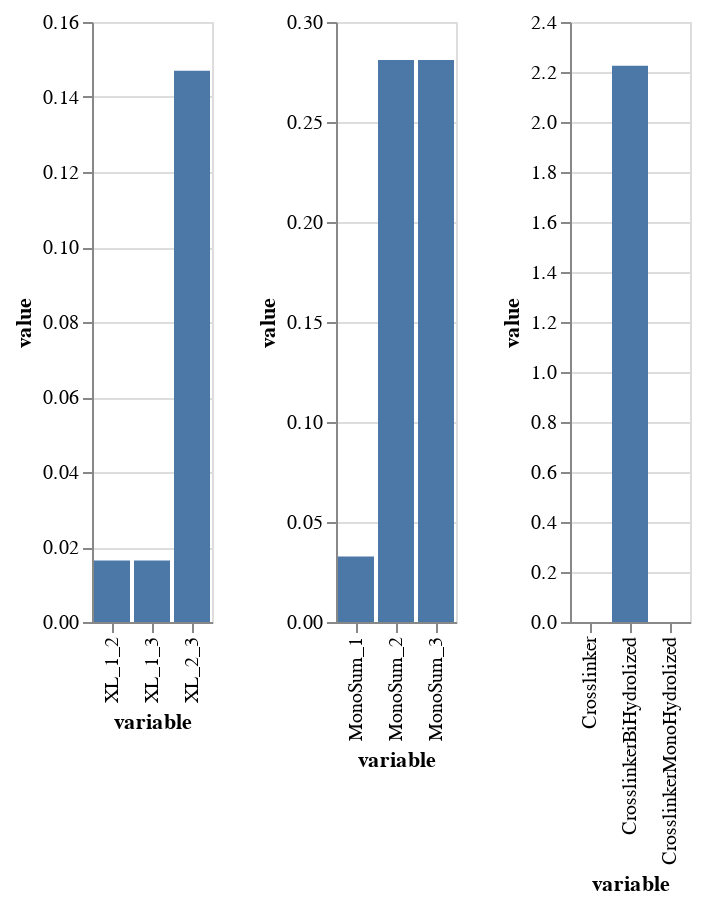

Notebook cell for this chart:
### Code cell
get_xl_mono_plot(df_melt_3lys_lower_klys1_high_kh_last_tp)

### Figure 1 — Vega-Lite specification as saved in the notebook (floating-point values rounded to 4 significant figures)
{"config": {"view": {"continuousWidth": 400, "continuousHeight": 300}}, "hconcat": [{"data": {"name": "data-7573ccba7bd2b1b7d609f177c7fce127"}, "mark": "bar", "encoding": {"x": {"field": "variable", "type": "nominal"}, "y": {"field": "value", "type": "quantitative"}}}, {"data": {"name": "data-d35827e11d1392a9319fe53a379bfc7e"}, "mark": "bar", "encoding": {"x": {"field": "variable", "type": "nominal"}, "y": {"field": "value", "type": "quantitative"}}}, {"data": {"name": "data-a319b78ad845cb5e6a11a6af46db22b3"}, "mark": "bar", "encoding": {"x": {"field": "variable", "type": "nominal"}, "y": {"field": "value", "type": "quantitative"}}}], "$schema": "https://vega.github.io/schema/vega-lite/v4.17.0.json", "datasets": {"data-7573ccba7bd2b1b7d609f177c7fce127": [{"time": 100000.0, "variable": "XL_1_2", "value": 0.01641, "type": "XL"}, {"time": 100000.0, "variable": "XL_1_3", "value": 0.01641, "type": "XL"}, {"time": 100000.0, "variable": "XL_2_3", "value": 0.147, "type": "XL"}], "data-d35827e11d1392a9319fe53a379bfc7e": [{"time": 100000.0, "variable": "MonoSum_1", "value": 0.03281, "type": "MonoSum"}, {"time": 100000.0, "variable": "MonoSum_2", "value": 0.281, "type": "MonoSum"}, {"time": 100000.0, "variable": "MonoSum_3", "value": 0.281, "type": "MonoSum"}], "data-a319b78ad845cb5e6a11a6af46db22b3": [{"time": 100000.0, "variable": "Crosslinker", "value": 7.357e-25, "type": "Crosslinker"}, {"time": 100000.0, "variable": "CrosslinkerMonoHydrolized", "value": 1.894e-23, "type": "CrosslinkerMonoHydrolized"}, {"time": 100000.0, "variable": "CrosslinkerBiHydrolized", "value": 2.225, "type": "CrosslinkerBiHydrolized"}]}}
